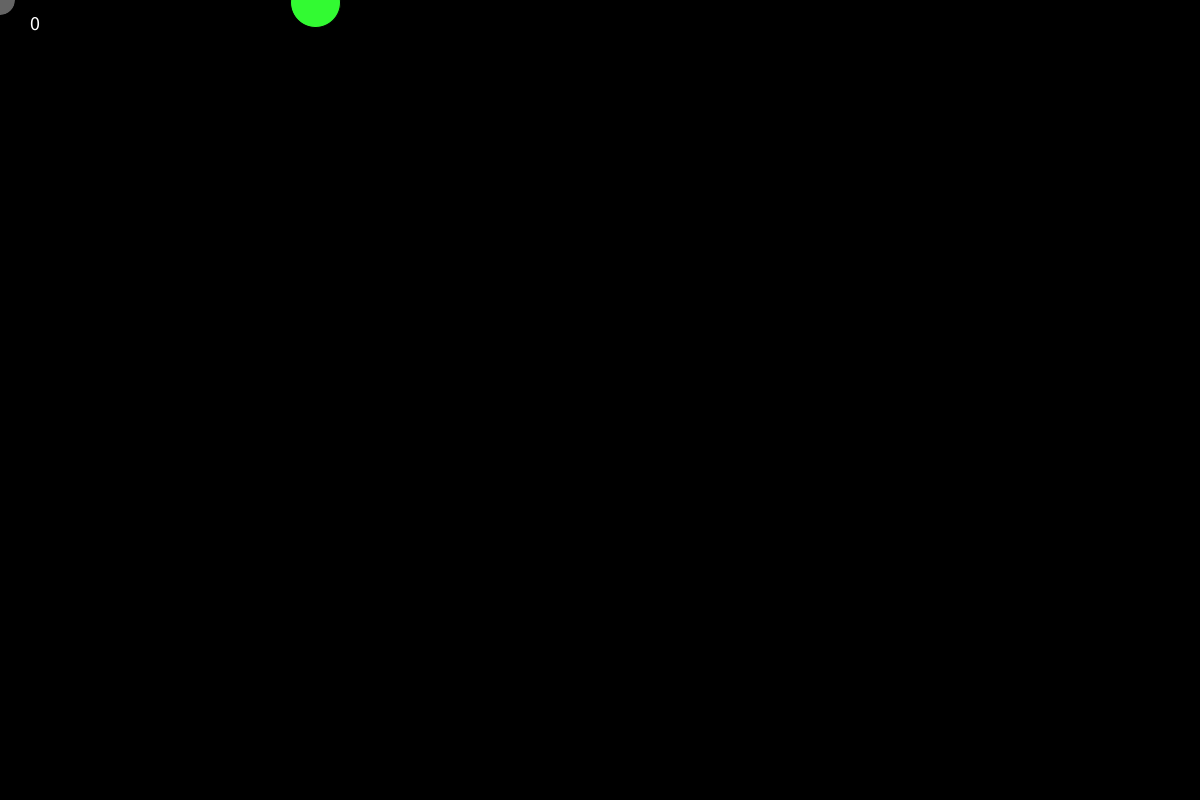
Frame 1 (no input)
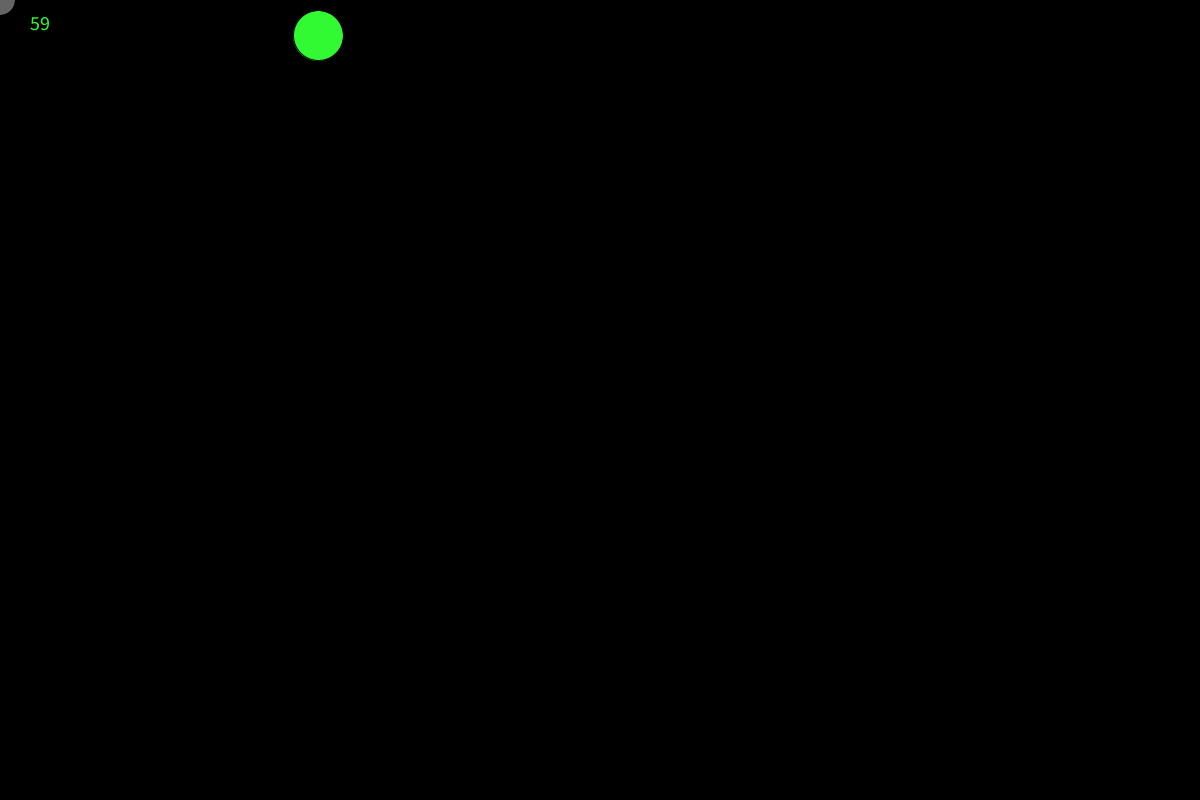
Frame 60 (the mouse pressed at the canvas centre just before this capture)
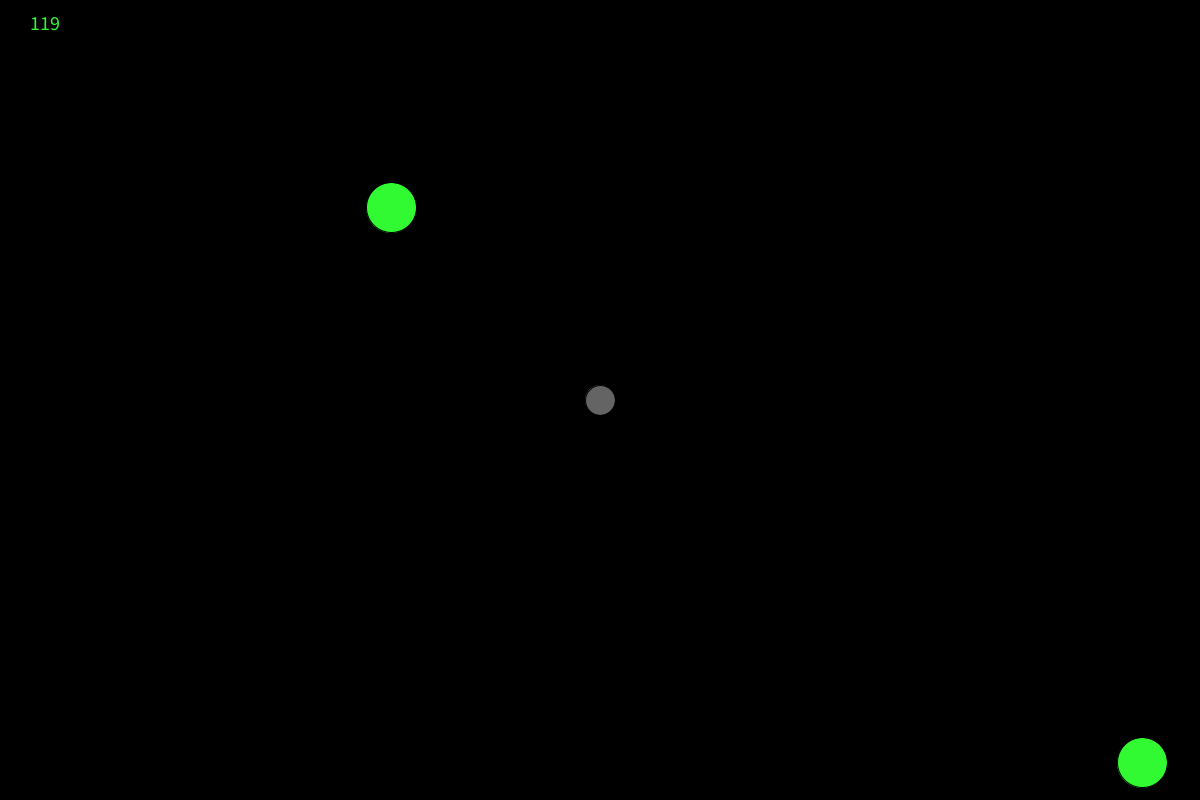
Frame 120 (the mouse held since frame 60 and released just before this capture)

The Processing sketch that drew these frames (run headless with seeded random() and noise(); from frame 60 on, the mouse is pressed at the canvas centre):

// Processing sketch: spaceBall
// ── spaceBall.pde
int score = 0;


void setup() {
  size(1200, 800);
  background(0);
  textSize(20); 
  new Alien();
}

void draw() {
  background(0);
  text(score, 30, 30); 
  fill(100);
  ellipse(mouseX, mouseY, 30, 30);
  iterateProjectiles();
  iterateAliens();
  score++;
  if (frameCount % 100 == 0) {
    new Alien();
  }
}


void keyPressed() {
  if (keyCode == 32) {
    shoot();
  }
}
// ── Alien.pde
ArrayList<Alien> aliens = new ArrayList<Alien>();
IntList aliensToRemove = new IntList();
float alienMaxSpeed = 4;
float alienSideBounce = 10;

void iterateAliens() {
  boolean toRemove;
  for (int i=0; i<aliens.size(); i++) {
    toRemove = aliens.get(i).iterate();
    if (toRemove) {
      aliensToRemove.append(i);
    }
  }
  if (aliensToRemove.size() > 0) {
    aliens.remove(aliensToRemove.get(0));
  }
  aliensToRemove.clear();
}

void gameOver() {
  fill(200,0,0);
  text(score, 30, 30);
  textSize(50); 
  text("Game Over!", width/2, height/2); 
  noLoop();
}

boolean isAlienHit(float x, float y) {
  Alien currentAlien;
  for (int i=0; i<aliens.size(); i++) {
    currentAlien = aliens.get(i);
    if (dist(x,y,currentAlien.x,currentAlien.y) < currentAlien.size/2) {
      currentAlien.health--;
      return true;
    }
  }
  return false;
}

class Alien {
  float x, y;
  float xSpeed = 3;
  float ySpeed = 3;
  float size = 50;
  int health = 3;
  
  Alien() {
    float side = random(4);
    if (side < 1) {
      x = 0;
      y = random(height);
    }
    else if (side < 2) {
      x = width;
      y = random(height);
    }
    else if (side < 3) {
      x = random(width);
      y = 0;
    }
    else {
      x = random(width);
      y = height;
    }
    aliens.add(this);
  }
  
  boolean iterate() {
    if (health < 1) {
      return true;
    }
    xSpeed = constrain(xSpeed+random(-1,1), -alienMaxSpeed, alienMaxSpeed);
    ySpeed = constrain(ySpeed+random(-1,1), -alienMaxSpeed, alienMaxSpeed);
    x = constrain(x+xSpeed, 0, width);
    y = constrain(y+ySpeed, 0, height);
    if (x < alienSideBounce) {
      xSpeed += 1;
    }
    else if (x > width-alienSideBounce) {
      xSpeed -= 1;
    }
    if (y < alienSideBounce) {
      ySpeed += 1;
    }
    else if (y > height-alienSideBounce) {
      ySpeed -= 1;
    }
    fill(50,map(health, 0, 3, 50, 250),50);
    ellipse(x, y, 50, 50);
    if (dist(mouseX, mouseY, x, y) < size/2+15) {
      gameOver();
    }
    return false;
  }

}
// ── Projectile.pde
ArrayList<Projectile> projectiles = new ArrayList<Projectile>();
IntList projectilesToRemove = new IntList();
int previousShot = 0;
float projectileSpeed = 7;

void shoot() {
  
  if (frameCount > previousShot) {
    println("wtf");
    if (score>0 && (mouseX != pmouseX || mouseY != pmouseY)) {
      new Projectile(mouseX, mouseY, pmouseX, pmouseY);
      previousShot = frameCount;
      score--;
    }
  }
}

void iterateProjectiles() {
  boolean toRemove;
  for (int i=0; i<projectiles.size(); i++) {
    toRemove = projectiles.get(i).iterate();
    if (toRemove) {
      projectilesToRemove.append(i);
    }
  }
  if (projectilesToRemove.size() > 0) {
    projectiles.remove(projectilesToRemove.get(0));
  }
  projectilesToRemove.clear();
}

class Projectile {
  float x, y, xSpeed, ySpeed;
  
  Projectile(float x, float y, float xDirection, float yDirection) {
    println("new projectile");
    this.x = x;
    this.y = y;
    float normalizer = dist(x, y, xDirection, yDirection);
    this.xSpeed = projectileSpeed*(x-xDirection)/normalizer;
    this.ySpeed = projectileSpeed*(y-yDirection)/normalizer;
    projectiles.add(this);
  }
  
  void remove() {
  }
  
  boolean iterate() {
    println("iterate");
    x += xSpeed;
    y += ySpeed;
    if (x > width || x < 0 || y > height || y < 0) {
      return true;
    }
    else if (isAlienHit(x, y)) {
      return true;
    }
    else {
      fill(255);
      ellipse(x, y, 5, 5);
    }
    return false;
  }
}
